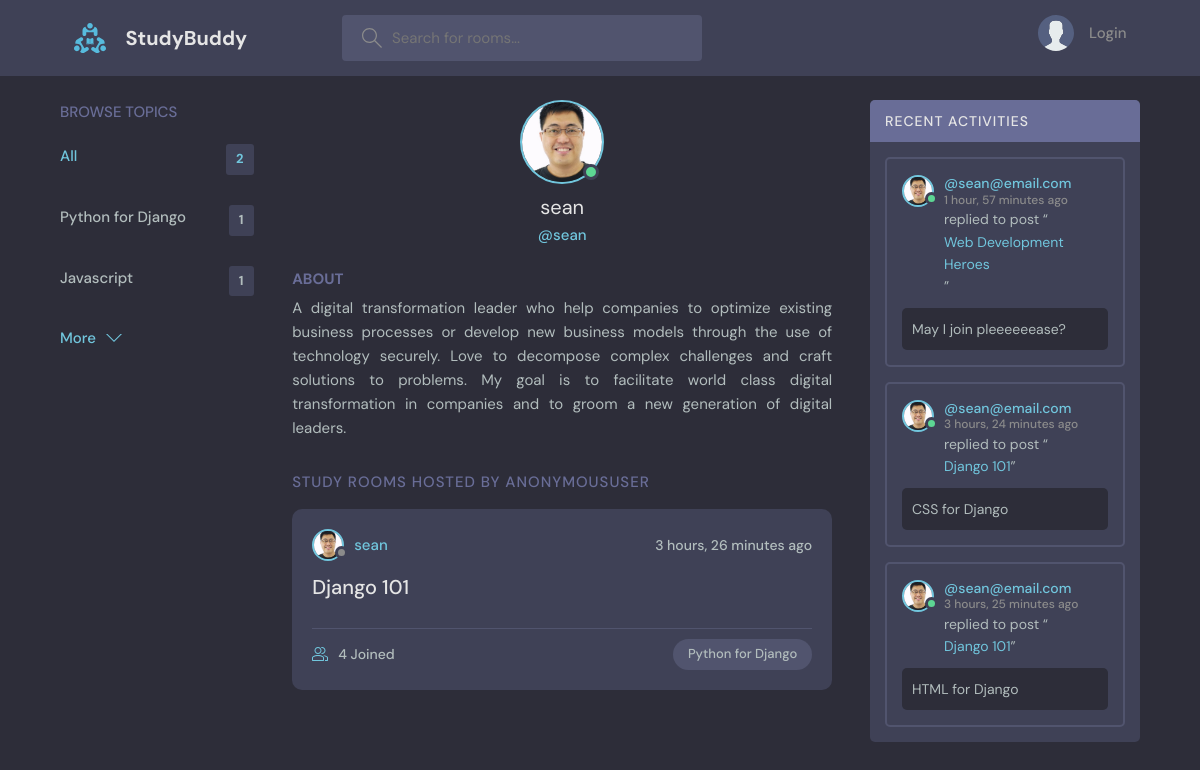
The app's page /profile/1/, older data.
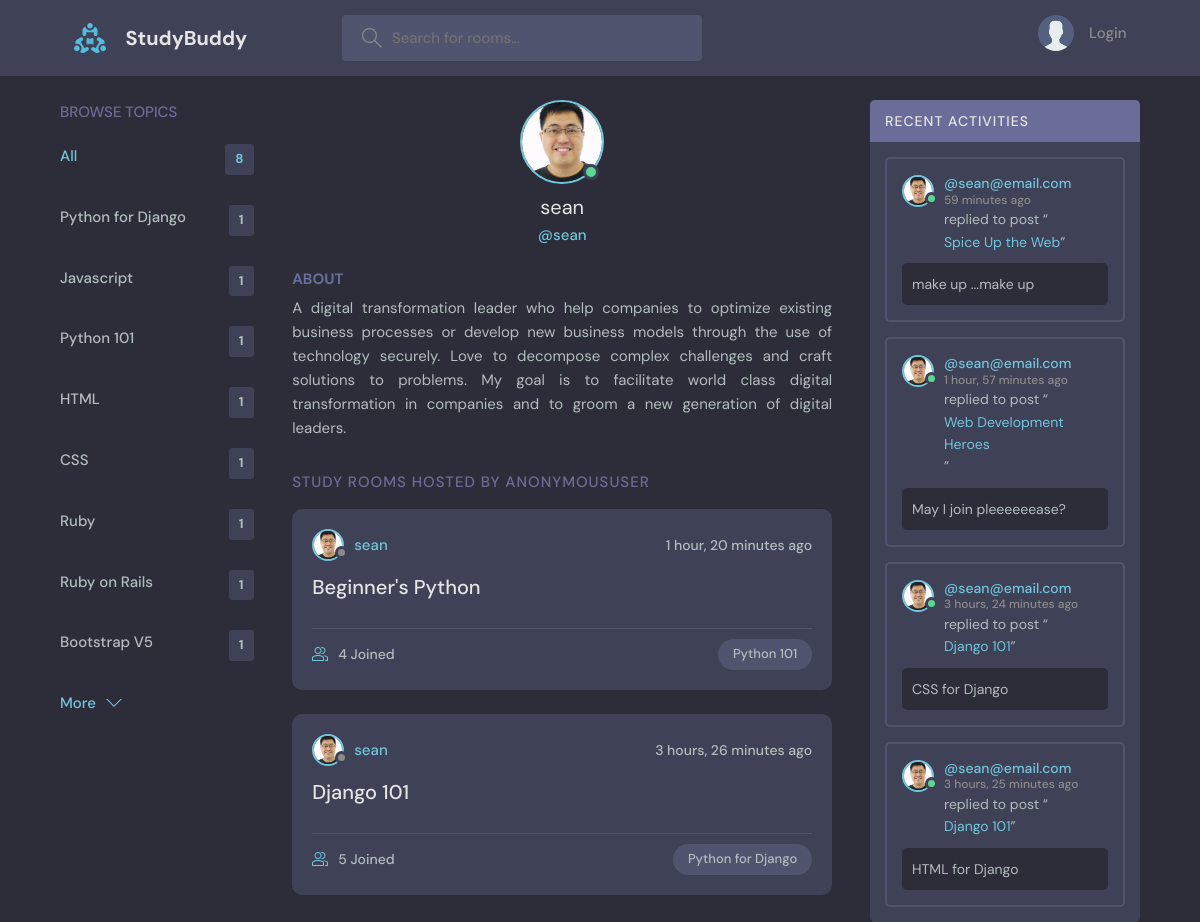
The same page, newer data.
### base/models.py (models this page shows, shortened)
class Topic(models.Model):
    name = models.CharField(max_length=200)

class User(AbstractUser):
    name=models.CharField(max_length=200, null=True)
    email=models.EmailField(unique=True, null=True)
    bio=models.TextField(null=True)
    avatar=models.ImageField(null=True, default="avatar.svg")
    USERNAME_FIELD = "email"
    REQUIRED_FIELDS = []

class Room(models.Model):
    host = models.ForeignKey(User, on_delete=models.SET_NULL, null=True)
    topic = models.ForeignKey(Topic, on_delete=models.SET_NULL, null=True)
    name = models.CharField(max_length=200)
    description = models.TextField(null=True, blank=True) # null for db; blank for form display
    participants = models.ManyToManyField(User, related_name="participants", blank=True)
    updated = models.DateTimeField(auto_now=True) # takes timestamp snapshot everytine
    created = models.DateTimeField(auto_now_add=True) # only takes timestamp snapshot on creation
    class Meta:
        ordering = ["-updated", "-created"]
    def __str__(self) -> str:
        return self.name #The __str__ method in Python represents the class objects as a string – it can be used for classes.

class Message(models.Model):
    user = models.ForeignKey(User, on_delete=models.CASCADE)
    room = models.ForeignKey(Room, on_delete=models.CASCADE)
    body = models.TextField()
    updated = models.DateTimeField(auto_now=True)
    created = models.DateTimeField(auto_now_add=True)
    class Meta:
        ordering = ["-updated", "-created"]

### base/views.py (the view)
# urls.py: path("profile/<str:pk>/", views.userProfile, name="user-profile"),
def userProfile(request, pk):
    user = User.objects.get(id=pk)
    rooms = user.room_set.all()
    room_messages = user.message_set.all()
    topics = Topic.objects.all()
    context = {"user":user, "rooms":rooms, "topics":topics, "room_messages": room_messages}
    return render(request, "base/profile.html", context)

### base/templates/base/profile.html (shortened to what this page needs)
{% extends "main.html" %}
{% block content %}
  <main class="profile-page layout layout--3">
    <div class="container">
      {% include 'base/topics_component.html'%}
      <div class="roomList">
        <div class="profile">
          <div class="profile__avatar">
            <div class="avatar avatar--large active">
              <img src="{{user.avatar.url}}" />
            </div>
          </div>
          <div class="profile__info">
            <h3>{{user.username}}</h3>
            <p>@{{user.username}}</p>
          </div>
          <div class="profile__about">
            <h3>About</h3>
            <p style="text-align:justify;">
              {{user.bio}}
            </p>
          </div>
        </div>
        <div class="roomList__header">
          <div>
            <h2>Study Rooms Hosted by {{request.user}}</a>
            </h2>
          </div>
        </div>
        {% include 'base/feed_component.html'%}
      </div>
      {% include 'base/activity_component.html' %}
    </div>
  </main>
  {% endblock content %}

### templates/main.html (shortened to what this page needs)
<!DOCTYPE html>
{% load static %}
<html lang="en">
  <head>
    <link rel="stylesheet" href="{% static 'styles/style.css' %}" />
  </head>
  <body>
    {% include "navbar.html" %}
    {% block content %}
    {% endblock content%}
  </body>
</html>

### templates/navbar.html (shortened to what this page needs)
<header class="header header--loggedIn">
    {% load static %}
    <div class="container">
      <a href="{% url 'home' %}" class="header__logo">
        <img src="{% static 'images/logo.svg' %}" />
        <h1>StudyBuddy</h1>
      </a>
      <form class="header__search" method = "GET" action ="{% url 'home' %}">
        <label>
          <input name ="q" placeholder="Search for rooms..." />
        </label>
      </form>
      <nav class="header__menu">
        {% if request.user.is_authenticated %}
        <div class="header__user">
          <a href="{% url 'update-user' %}">
            <div class="avatar avatar--medium active">
              <img src="{{request.user.avatar.url}}" />
            </div>
            <p>{{request.user.username}}<span>@{{request.user.username}}</span></p>
          </a>
          <button class="dropdown-button">
            <svg version="1.1" xmlns="http://www.w3.org/2000/svg" width="32" height="32" viewBox="0 0 32 32">
              <title>chevron-down</title>
              <path d="M16 21l-13-13h-3l16 16 16-16h-3l-13 13z"></path>
            </svg>
          </button>
        </div>
        {% else %}
            <a href="{% url 'login' %}">
            <img src="{% static 'images/avatar.svg' %}" />
            <p>Login</p>
        </a>
        {% endif %}
      </nav>
    </div>
  </header>

### base/templates/base/topics_component.html
<div class="topics">
    <div class="topics__header">
      <h2>Browse Topics</h2>
    </div>
    <ul class="topics__list">
      <li>
        <a href="{% url 'home' %}" class="active">All <span>{{topics.count}}</span></a>
      </li>
      {% for topic in topics %}
      <li>
        <a href="{% url 'home' %}?q={{topic.name}}">{{topic.name}}<span>{{topic.room_set.all.count}}</span></a>
      </li>
      {% endfor %}
    </ul>
    <a class="btn btn--link" href="{% url 'topics' %}">
      More
      <svg version="1.1" xmlns="http://www.w3.org/2000/svg" width="32" height="32" viewBox="0 0 32 32">
        <title>chevron-down</title>
        <path d="M16 21l-13-13h-3l16 16 16-16h-3l-13 13z"></path>
      </svg>
    </a>
  </div>

### base/templates/base/feed_component.html (shortened to what this page needs)
{% for room in rooms %}
<div class="roomListRoom">
    <div class="roomListRoom__header">
      <a href="{% url 'user-profile' room.host.id %}" class="roomListRoom__author">
        <div class="avatar avatar--small">
          <img src="{{room.host.avatar.url}}" />
        </div>
        <span>{{room.host.username}}</span>
      </a>
      <div class="roomListRoom__actions">
        <span>{{room.created|timesince}} ago</span>
      </div>
    </div>
    <div class="roomListRoom__content">
      <a href="{% url 'room' room.id %}">{{room.name}}</a>
    </div>
    <div class="roomListRoom__meta">
      <a href="{% url 'room' room.id %}" class="roomListRoom__joined">
        {{room.participants.all.count}} Joined
      </a>
      <p class="roomListRoom__topic">{{room.topic.name}}</p>
    </div>
</div>
{% endfor %}

### base/templates/base/activity_component.html (shortened to what this page needs)
<div class="activities">
    <div class="activities__header">
      <h2>Recent Activities</h2>
    </div>
    {% for message in room_messages %}
    <div class="activities__box">
      <div class="activities__boxHeader roomListRoom__header">
        <a href="{% url 'user-profile' message.user.id %}" class="roomListRoom__author">
          <div class="avatar avatar--small active">
            <img src="{{message.user.avatar.url}}" />
          </div>
          <p>
            @{{message.user}}
            <span>{{message.created|timesince}} ago</span>
          </p>
        </a>
    </div>
      <div class="activities__boxContent">
        <p>replied to post “<a href="{% url 'room' message.room.id %}">{{message.room}}</a>”</p>
        <div class="activities__boxRoomContent">
            {{message.body}}
        </div>
      </div>
    </div>
    {% endfor %}
  </div>

Row changes from the older to the newer data that the page shows:
added Topic: name "Python 101", room_set.all.count "1"
added Topic: name "HTML", room_set.all.count "1"
added Topic: name "CSS", room_set.all.count "1"
added Topic: name "Ruby", room_set.all.count "1"
added Topic: name "Ruby on Rails", room_set.all.count "1"
added Topic: name "Bootstrap V5", room_set.all.count "1"
added Room: host.avatar (picture), host.username "sean", created "1 hour, 20 minutes", name "Beginner's Python", participants.all.count "4", topic.name "Python 101"
computed for Room "Django 101": participants.all.count "4" → "5"
added Message: user.avatar (picture), user "sean@email.com", created "59 minutes", room "Spice Up the Web", body "make up ...make up"
Text that changed along with them:
{{ topics.count }}: "2" → "8"
